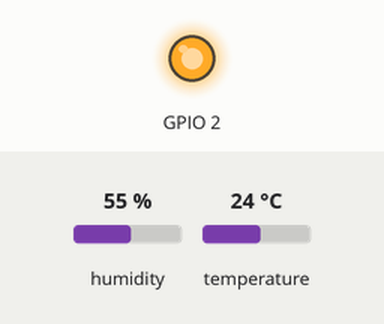
Simulated run of this sketch. Board: ESP32. Parts: output pins drawn as LEDs (lit = HIGH). The test bench sets the inputs (shaded band); at power-on: humidity 55 %, temperature 24 °C. WiFi joins after 1.5 s; servers stay silent unless stated; uploads are accepted with an empty reply; the local clock reads 2024-03-15 10:24:30 at power-on unless the sketch sets it.

Above: at 1.9 s.
At 17.3 s:
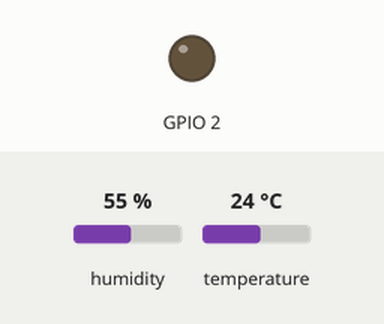
Timing chart, 0 to 41.4 s (numbered marks = the images above):
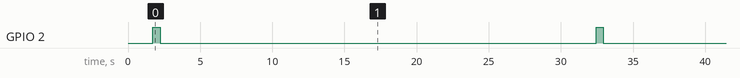

The sketch:

sketch_oct29a.ino
```cpp
#include <WiFi.h>
#include "time.h"
#include <HTTPClient.h>
#include <esp_mac.h>
#include "DHT.h"

#define DHTPIN 14
#define DHTTYPE DHT11

DHT dht(DHTPIN, DHTTYPE);

char uid[13];
char *ssid = "Cell_Douglas";
char *pwd = "ursobebado";

char *ntpServer = "br.pool.ntp.org";
long gmtOffset = -3;
int daylight = 0;
time_t now;
struct tm timeinfo;

String serverName = "http://192.168.101.130:30015/SendData";

void connectWiFi() {
  while (WiFi.status() != WL_CONNECTED) {
    delay(500);
  }
}

void setup() {
  pinMode(2, OUTPUT);
  Serial.begin(115200);
  WiFi.begin(ssid, pwd);
  connectWiFi();

  uint8_t mac[6];
  esp_read_mac(mac, ESP_MAC_WIFI_STA);
  snprintf(uid, sizeof(uid), "%02X%02X%02X%02X%02X%02X", mac[0], mac[1], mac[2], mac[3], mac[4], mac[5]);

  configTime(gmtOffset, daylight, ntpServer);
  dht.begin();
}

void loop() {
  if (WiFi.status() != WL_CONNECTED) {
    connectWiFi();
  }

  if (!getLocalTime(&timeinfo)) {
    return;
  }

  float t = dht.readTemperature();
  float u = dht.readHumidity();

  if (isnan(t) || isnan(u)) {
    delay(30000);
    return;
  }

  String payload = "{\"uid\":\"" + String(uid) + "\",\"unx\":" + String(time(&now)) +
                   ",\"temp\":" + String(t) + ",\"umi\":" + String(u) + "}";

  WiFiClient wclient;
  HTTPClient http_post;

  http_post.begin(wclient, serverName);
  http_post.addHeader("Content-Type", "application/json");
  int http_get_code = http_post.POST(payload);

  if (http_get_code > 0) {
    digitalWrite(2, HIGH);
    delay(500);
    digitalWrite(2, LOW);
  }

  http_post.end();
  delay(30000);
}
```

Measured:
- by itself, GPIO 2: alternates HIGH for 0.50 s and LOW for 30.2 s
